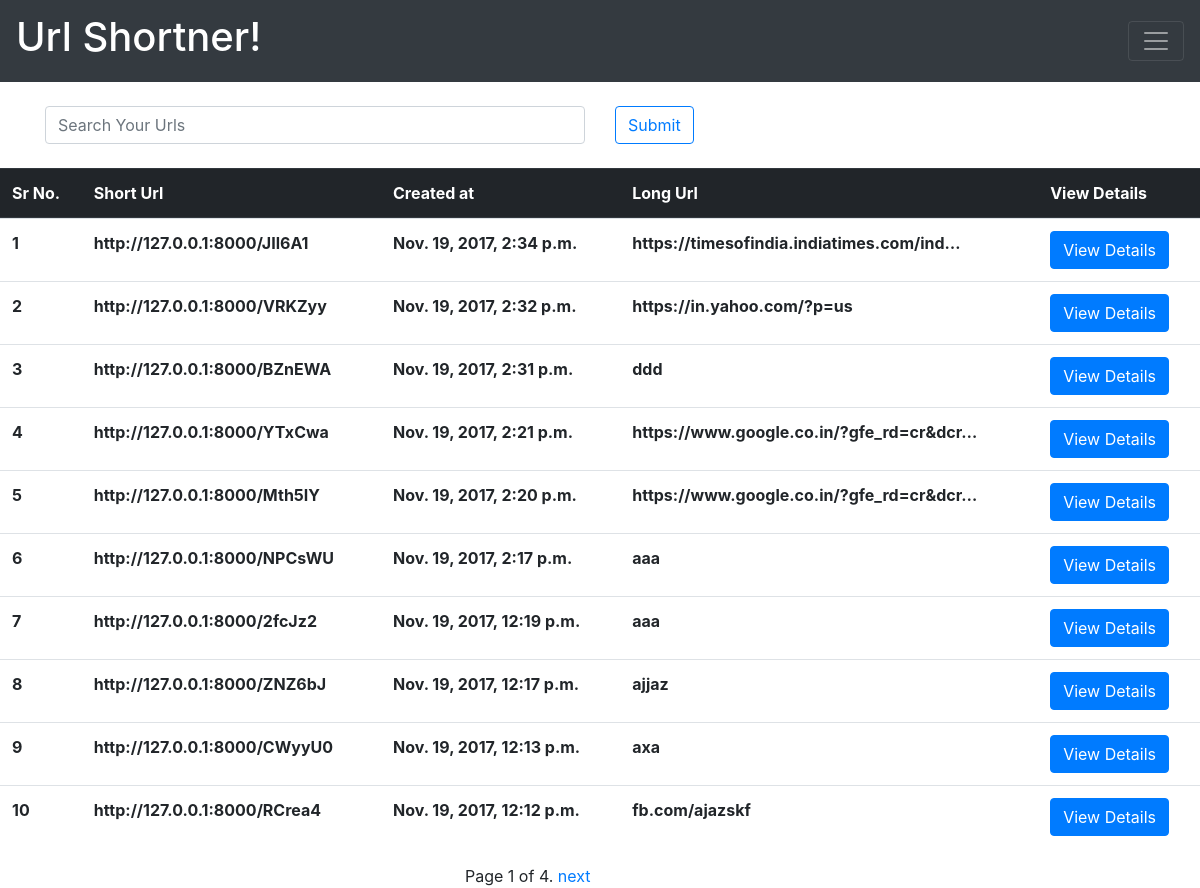
The page /myurls/ (signed in) on the database its author committed.
### st/models.py (models this page shows, shortened)
class Shortner(models.Model):
	user              = models.ForeignKey(User,null=True)
	url_field         = models.CharField(max_length=300)
	shortcode         = models.CharField(max_length=6,blank=True , null = True)
	created	          = models.DateTimeField(auto_now_add=True)
	updated           = models.DateTimeField(auto_now=True)
	count             = models.IntegerField(default=0)
	class Meta:
		unique_together = (('user', 'url_field'),)
	def get_short_url(self):
		return 'http://127.0.0.1:8000/%s' %(self.shortcode)

### st/views.py (the view)
# urls.py: url(r'^myurls/$', my_shortened_urls, name='my_shortened_urls'),
@login_required(login_url='/accounts/login/')
def my_shortened_urls(request):
	qs=Shortner.objects.filter(user=request.user).order_by('-id')
	query=request.GET.get('q')
	if query:
		qs = qs.filter(
				Q(url_field__icontains=query)|
				Q(shortcode__icontains=query)).distinct()
	paginator = Paginator(qs, 10) # Show 25 contacts per page
	page = request.GET.get('page')
	try:
		qs = paginator.page(page)
	except PageNotAnInteger:
		qs = paginator.page(1)
	except EmptyPage:
		qs = paginator.page(paginator.num_pages)
	context={'qs':qs}
	return render(request,'myurls.html',context)

### templates/myurls.html (shortened to what this page needs)
{% extends "base.html" %}
{% block content %}
<br>
<div class="container mx-auto">
   <form method="GET" action="">
      <div class="row">
        <div class="col">
          <input type="text"  name="q" class="form-control" placeholder="Search Your Urls" value='{{ request.GET.q }}'>
        </div>
        <div class="col">
          <input type="submit"  class="btn btn-outline-primary" >
        </div>
      </div>
    </form>
</div>
<br>
{% if qs  %}
<table class="table">
  <thead class="thead-dark">
      <th scope="col">Sr No.</th>
      <th scope="col">Short Url</th>
      <th scope="col">Created at</th>
      <th scope="col">Long Url</th>
      <th scope="col">View Details</th>
  </thead>
  <tbody>
  	<tr>{% for obj in qs %}
    <tr>
      <th scope="row"> {{ forloop.counter }} </th>
      <th scope="row">{{obj.get_short_url}}</th>
      <th scope="row">{{obj.created}}</th>
      <th scope="row">{{obj.url_field|truncatechars:40}}</th>
      <th scope="row"> <a href="/tableview/{{obj.id}}" class="btn btn-primary">View Details</a></th>
    </tr>
  {%  endfor %}
  </tbody>
</table>
{% else %}
<div class="container mx-auto">
<div class="alert alert-info mx-auto" role="alert">
  <h2> No Urls Found</h2>
</div>
</div>
{% endif %}
<div class="col-md-3 mx-auto mx-auto">
<div class="pagination">
    <span class="step-links">
        <span class="current">
            Page {{ qs.number }} of {{ qs.paginator.num_pages }}.
        </span>
        {% if qs.has_next %}
            <a href="?page={{ qs.next_page_number }}">next</a>
        {% endif %}
    </span>
</div>
</div>
{% endblock %}

### templates/base.html (style rules this page uses)
body, html { height: 100%; margin: 0; }

### rows shown on the page
Shortner: get_short_url "http://127.0.0.1:8000/JIl6A1", created "Nov. 19, 2017, 2:34 p.m.", url_field "https://timesofindia.indiatimes.com/ind…"
Shortner: get_short_url "http://127.0.0.1:8000/VRKZyy", created "Nov. 19, 2017, 2:32 p.m.", url_field "https://in.yahoo.com/?p=us"
Shortner: get_short_url "http://127.0.0.1:8000/BZnEWA", created "Nov. 19, 2017, 2:31 p.m.", url_field "ddd"
Shortner: get_short_url "http://127.0.0.1:8000/YTxCwa", created "Nov. 19, 2017, 2:21 p.m.", url_field "https://www.google.co.in/?gfe_rd=cr&dcr…"
Shortner: get_short_url "http://127.0.0.1:8000/Mth5IY", created "Nov. 19, 2017, 2:20 p.m.", url_field "https://www.google.co.in/?gfe_rd=cr&dcr…"
Shortner: get_short_url "http://127.0.0.1:8000/NPCsWU", created "Nov. 19, 2017, 2:17 p.m.", url_field "aaa"
Shortner: get_short_url "http://127.0.0.1:8000/2fcJz2", created "Nov. 19, 2017, 12:19 p.m.", url_field "aaa"
Shortner: get_short_url "http://127.0.0.1:8000/ZNZ6bJ", created "Nov. 19, 2017, 12:17 p.m.", url_field "ajjaz"
Shortner: get_short_url "http://127.0.0.1:8000/CWyyU0", created "Nov. 19, 2017, 12:13 p.m.", url_field "axa"
Shortner: get_short_url "http://127.0.0.1:8000/RCrea4", created "Nov. 19, 2017, 12:12 p.m.", url_field "fb.com/ajazskf"

### other values the page prints
{{ qs.number }} "1"
{{ qs.paginator.num_pages }} "4"
